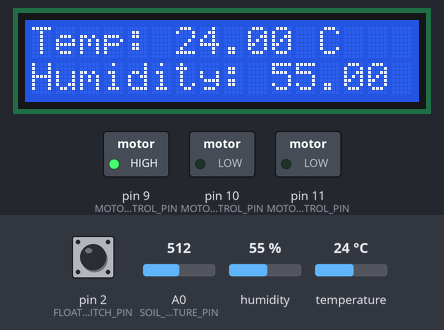
Bench run of a sketch on a simulated Arduino Uno, built with avr-gcc and run on an emulated ATmega328P. On the bench: 16×2 character LCD, switched loads named in the sketch (green lamp = pin HIGH). Inputs (shaded band) come from the test bench; at power-on: temperature 24 °C, A0 (SOIL_MOISTURE_PIN) = 512, pin 2 (FLOAT_SWITCH_PIN) LOW, humidity 55 %.

Above: at 1.2 s.
1.3 s: temperature set to 31 °C
At 3.2 s:
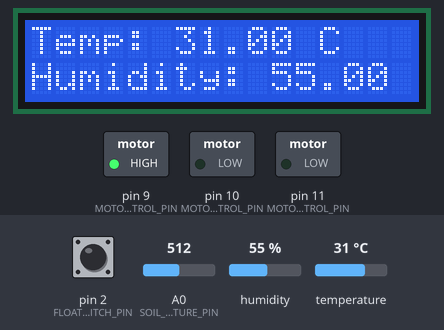
4.1 s: temperature set to 34 °C
At 5.6 s:
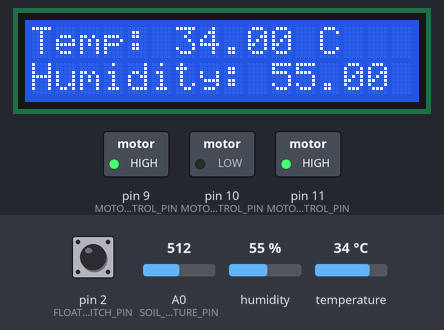
6.9 s: A0 (SOIL_MOISTURE_PIN) set to 492
At 9.2 s:
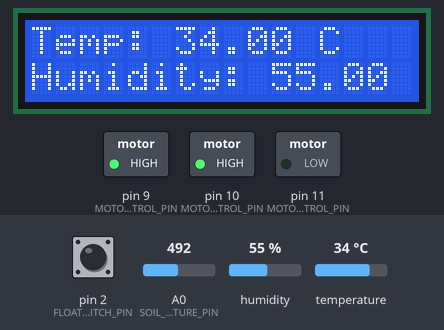
9.8 s: pin 2 (FLOAT_SWITCH_PIN) pulled HIGH for 2.4 s
At 11.6 s:
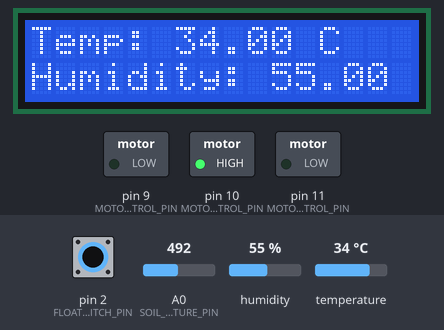
13.9 s: humidity set to 22 %
At 15.1 s:
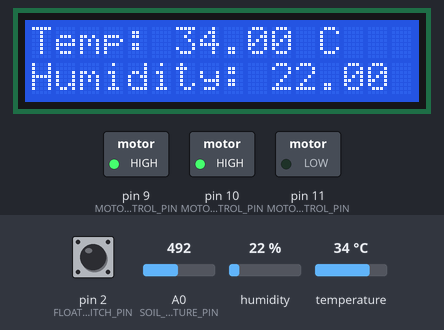
16.7 s: humidity set to 40 %
At 19.9 s:
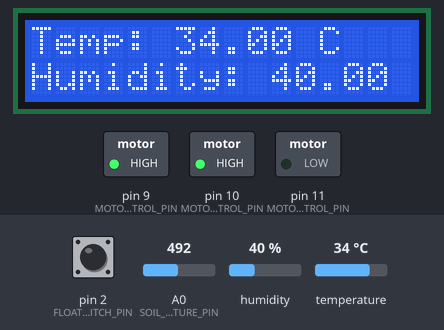
Timing chart, 0 to 21.1 s (numbered marks = the images above; inputs shaded):
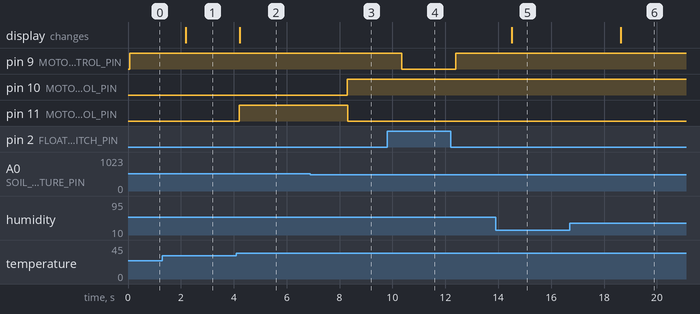

Measured:
- the behaviour switches between 32 and 33 °C on temperature (found by bisection; images 1 and 2)
- the behaviour switches between 500 and 499 on A0 (SOIL_MOISTURE_PIN) (found by bisection; images 2 and 3)
- after the input at 1.3 s, the display: changes after 0.88 s (image 1)
- after the input at 4.1 s, pin 11 (MOTOR3_CONTROL_PIN): LOW → HIGH after 0.10 s; the display: changes after 0.13 s (image 2)
- after the input at 6.9 s, pin 10 (MOTOR2_CONTROL_PIN): LOW → HIGH after 1.4 s; pin 11 (MOTOR3_CONTROL_PIN): HIGH → LOW after 1.4 s
- after the input at 9.8 s, pin 9 (MOTOR1_CONTROL_PIN): HIGH → LOW after 0.54 s, → HIGH 2.1 s later
- after the input at 13.9 s, the display: changes after 0.61 s (image 5)
- after the input at 16.7 s, the display: changes after 1.9 s (image 6)

The sketch:

Proper_code_with_LCD_true.ino
```cpp
#include <DHT.h>       // include the DHT library
#include <LiquidCrystal_I2C.h>  // include the LiquidCrystal_I2C library

const int FLOAT_SWITCH_PIN = 2;  // pin connected to float switch
const int SOIL_MOISTURE_PIN = A0;  // pin connected to soil moisture sensor
const int DHT_PIN = 3;  // pin connected to the DHT sensor
const int MOTOR1_CONTROL_PIN = 9;  // pin used to control motor 1
const int MOTOR2_CONTROL_PIN = 10;  // pin used to control motor 2
const int MOTOR3_CONTROL_PIN = 11;  // pin used to control motor 3
const float TEMPERATURE_THRESHOLD = 32;  // temperature threshold in degrees Celsius

DHT dht(DHT_PIN, DHT11);  // create a DHT object
LiquidCrystal_I2C lcd(0x27, 16, 2);  // create an LCD object using the I2C address 0x27

void setup() {
  pinMode(FLOAT_SWITCH_PIN, INPUT);
  pinMode(SOIL_MOISTURE_PIN, INPUT);
  pinMode(MOTOR1_CONTROL_PIN, OUTPUT);
  pinMode(MOTOR2_CONTROL_PIN, OUTPUT);
  pinMode(MOTOR3_CONTROL_PIN, OUTPUT);
  dht.begin();
  lcd.begin();
}

void loop() {
  // Read the float switch state
  int floatSwitchState = digitalRead(FLOAT_SWITCH_PIN);

  // If the tank is full, turn off motor 1. Otherwise, turn it on.
  if (floatSwitchState == HIGH) {
    digitalWrite(MOTOR1_CONTROL_PIN, LOW);
  } else {
    digitalWrite(MOTOR1_CONTROL_PIN, HIGH);
  }

  // Read the soil moisture level
  int soilMoisture = analogRead(SOIL_MOISTURE_PIN);

  // If the soil is dry, turn on motor 2. Otherwise, turn it off.
  if (soilMoisture < 500) {  // adjust this threshold as needed
    digitalWrite(MOTOR2_CONTROL_PIN, HIGH);
  } else {
    digitalWrite(MOTOR2_CONTROL_PIN, LOW);
  }

  // Read the temperature and humidity from the DHT sensor
  float temperature = dht.readTemperature();
  float humidity = dht.readHumidity();

  // If the temperature is above the threshold and the soil is not moist, turn on motor 3.
  // Otherwise, turn it off.
  if (temperature > TEMPERATURE_THRESHOLD && soilMoisture >= 500) {
    digitalWrite(MOTOR3_CONTROL_PIN, HIGH);
  } else {
    digitalWrite(MOTOR3_CONTROL_PIN, LOW);
  }

  // Clear the LCD screen
  lcd.clear();

  // Set the
  lcd.setCursor(0, 0);

// Print the current temperature and humidity to the LCD
lcd.print("Temp: ");
lcd.print(temperature);
lcd.print(" C");
lcd.setCursor(0, 1);
lcd.print("Humidity: ");
lcd.print(humidity);
lcd.print(" %");

// Wait for 2 seconds before updating the values again
delay(2000);
}
```
